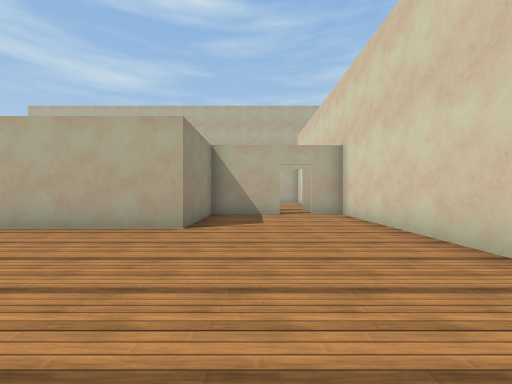
View 1 (above)

16 first-person views from a walk through a 3-D level made in the Unity game engine. The camera is 1.3 m above the floor, looks level and sees 90° across. The floor is counted in squares, 2 m on a side. Each view is taken from the middle of a square. On the plan, view 1 faces up. The plan holds only what a view shows up to about 9 squares ahead; the rest is blank. The place goes on beyond the plan. Some animated figures are left out. Surface patterns are stand-ins for the level's own textures.

View 2
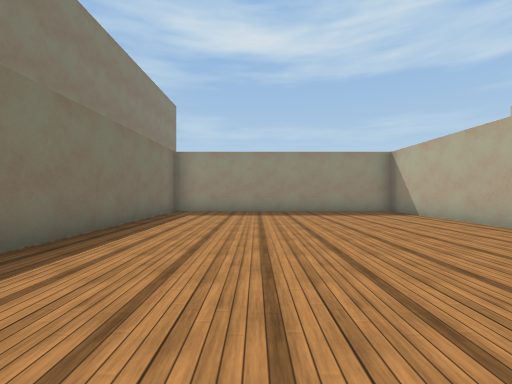

View 3
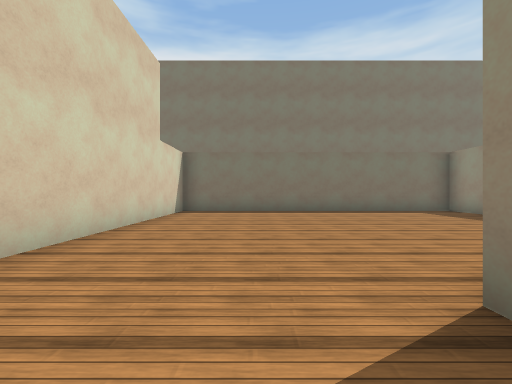

View 4
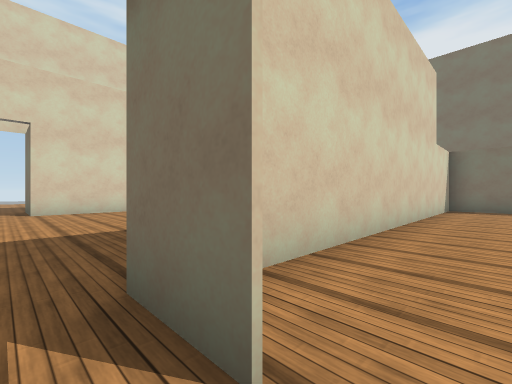

View 5
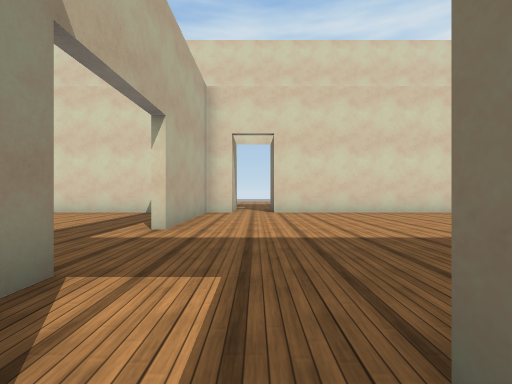

View 6
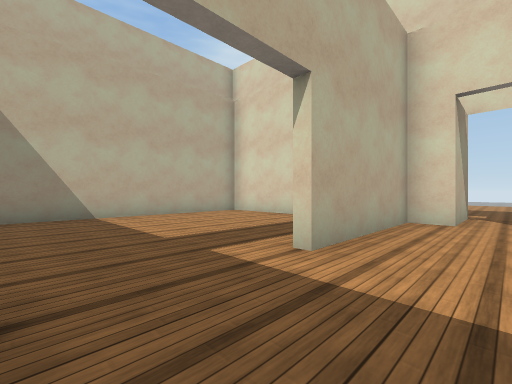

View 7
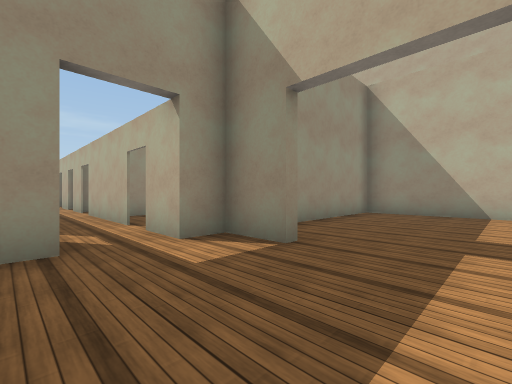

View 8
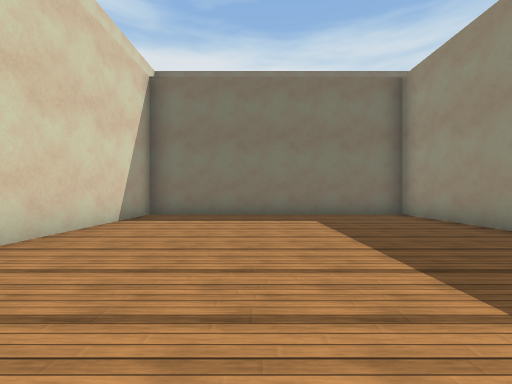

View 9
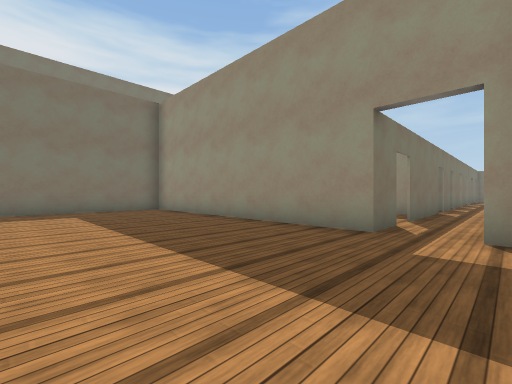

View 10
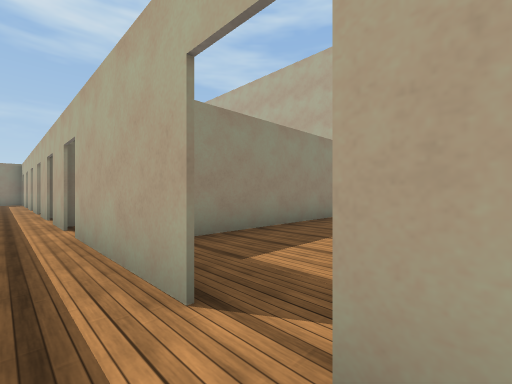

View 11
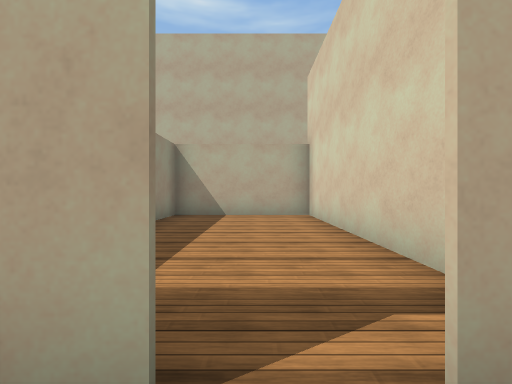

View 12
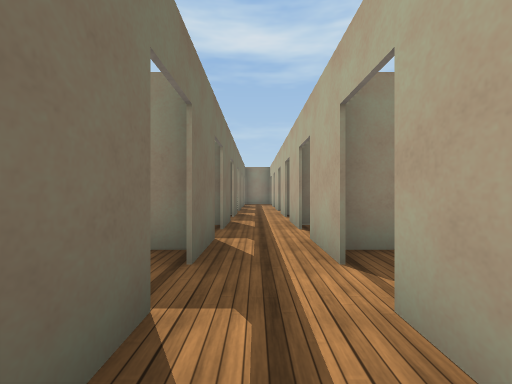

View 13
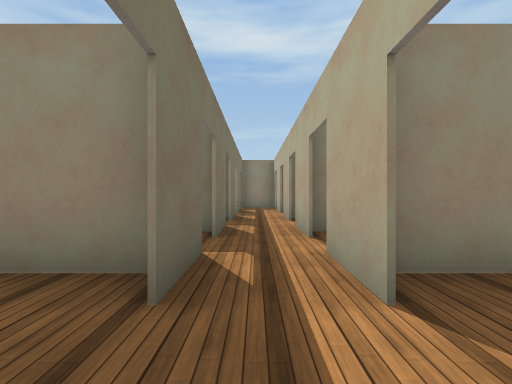

View 14
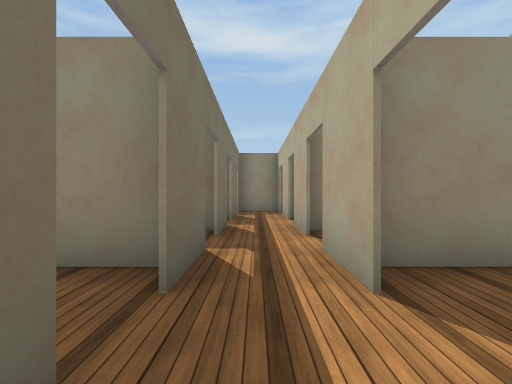

View 15
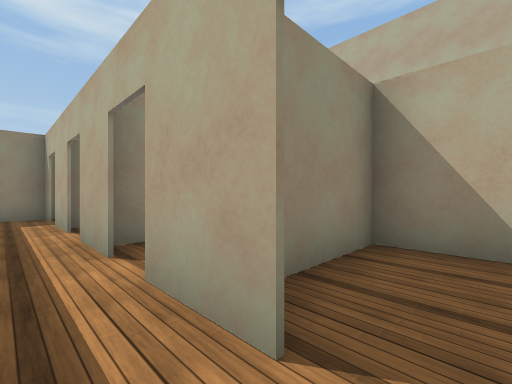

View 16
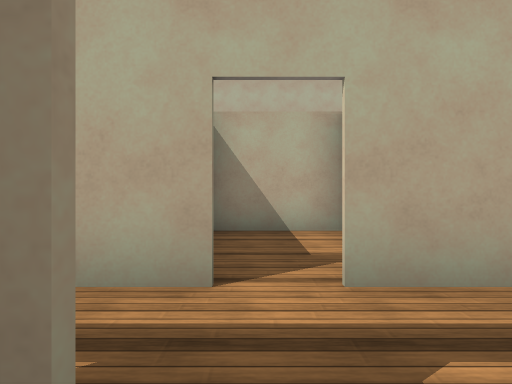

### Floor plan
Points are (right, up) in squares from view 1. A wall is a line through its corners. A room is listed if a view was taken in it or the views show most of it. See-through windows are left out.
Room 1 (views 1, 2, 3)
walls: (0.8, 7.4) (-1.3, 7.4) (-1.3, 4.5) (-6.6, 4.5) (-6.6, -2.7) (2.5, -2.7) (2.5, 7.4) (1.6, 7.4)
ways out: opening at (1, 7) to room 2
Room 2 (views 4, 11, 12, 13, 16)
walls: (-2.5, 7.4) (0.8, 7.4); (-3.2, 8.8) (-4.6, 8.8); (-3.9, 7.4) (-3.9, 6.8); (-3.9, 9.6) (-3.9, 8.9); (-4.6, 7.4) (-3.2, 7.4); (0.8, 8.8) (-2.5, 8.8); (-1.5, 11.3) (-3.8, 11.3)
ways out: opening at (1, 7) to room 1; opening at (2.5, 8) to room 3; opening at (-4, 8) to room 4; opening at (1, 9) to room 6
Room 3 (views 5, 6, 7, 8, 9, 10)
walls: (4, 9.6) (2.8, 9.6) (2.8, 8.8) (1.5, 8.8); (10.1, 8.8) (10.1, 9.6) (6.4, 9.6); (1.5, 7.4) (2.8, 7.4) (2.8, -0.4) (10.1, -0.4) (10.1, 7.4); (10.1, 11.2) (10.1, 14.6); (9.6, 15.2) (2.8, 15.2) (2.8, 11.5)
ways out: opening at (2.5, 8) to room 2; opening at (11, 8)
Room 4 (view 14)
walls: (-5.4, 8.8) (-6.8, 8.8); (-6.1, 7.4) (-6.1, 5.9); (-6.8, 7.4) (-5.4, 7.4); (-6.1, 10.1) (-6.1, 8.9)
ways out: opening at (-4, 8) to room 2; opening at (-6, 8) to room 5
Room 5 (view 15)
walls: (-9, 7.4) (-7.6, 7.4); (-8.2, 7.4) (-8.2, 6.2); (-9.8, 8.8) (-11.1, 8.8); (-7.6, 8.8) (-9, 8.8); (-11.1, 7.4) (-9.9, 7.4); (-11.9, 8.8) (-12.5, 8.8); (-7, 11.3) (-8.2, 11.3) (-8.2, 8.9)
ways out: opening at (-6, 8) to room 4; gap at (-12, 7); gap at (-12, 9)
Room 6 (no view inside)
walls: (2.5, 10) (2.5, 15.2) (-1.3, 15.2) (-1.3, 9.4)
ways out: opening at (1, 9) to room 2

Where each view was taken, in squares from view 1:
view 1: 0 up, 0 right, facing up
view 2: 0 up, 2 right, facing left
view 3: 6 up, 0 right, facing down
view 4: 8 up, 1 right, facing down-right
view 5: 8 up, 2 right, facing right
view 6: 8 up, 4 right, facing up-right
view 7: 7 up, 6 right, facing up-left
view 8: 7 up, 7 right, facing down
view 9: 9 up, 7 right, facing down-left
view 10: 8 up, 2 right, facing up-left
view 11: 8 up, 1 right, facing up
view 12: 8 up, 1 left, facing left
view 13: 8 up, 4 left, facing left
view 14: 8 up, 6 left, facing left
view 15: 8 up, 7 left, facing up-left
view 16: 7 up, 3 left, facing up
